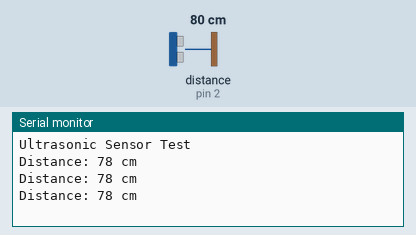
A sketch run on a simulated Arduino Uno, built with avr-gcc and run on an emulated ATmega328P. Shown: the last lines printed to the serial monitor. Wiring (inferred from the names in the program): ultrasonic range finder: trigger pin 3; echo pin 2. The inputs (shaded band) are chosen by the test bench; at power-on: distance to the obstacle (sensor on pin 2) 80 cm. The echo pulse lasts 58.3 µs per cm.

Above: at 1.3 s.
1.4 s: distance to the obstacle (sensor on pin 2) set to 2 cm
At 1.9 s:
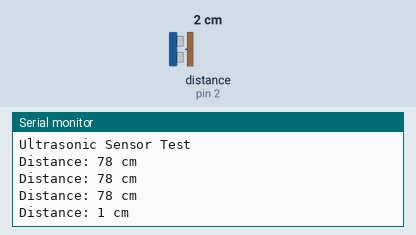
2.9 s: distance to the obstacle (sensor on pin 2) set to 4 cm
At 3.4 s:
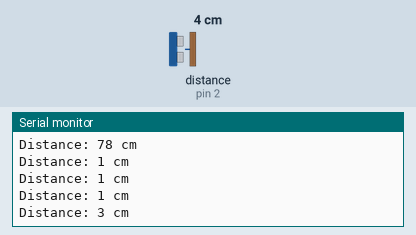
Timing chart, 0 to 5.9 s (numbered marks = the images above; inputs shaded):
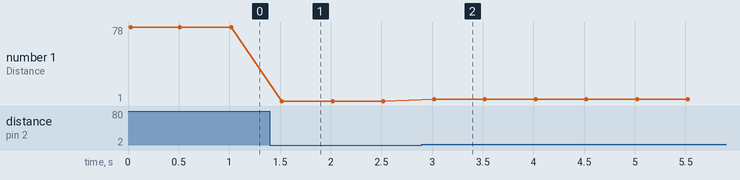

The sketch:

sketch_apr2a.ino
```cpp
#define TRIG 3
#define ECHO 2

int duration;
int distance;

void setup() {
  pinMode(TRIG, OUTPUT);
  pinMode(ECHO, INPUT);

  Serial.begin(9600);
  Serial.println("Ultrasonic Sensor Test");
}

void loop() {

  // Send trigger pulse
  digitalWrite(TRIG, LOW);
  delayMicroseconds(2);

  digitalWrite(TRIG, HIGH);
  delayMicroseconds(10);

  digitalWrite(TRIG, LOW);

  // Read echo pulse
  duration = pulseIn(ECHO, HIGH);

  // Convert to distance (cm)
  distance = duration * 0.034 / 2;

  // Print result
  Serial.print("Distance: ");
  Serial.print(distance);
  Serial.println(" cm");

  delay(500);
}
```

Measured:
- after the input at 1.4 s, the serial monitor: prints a new line after 0.12 s (image 1)
- after the input at 2.9 s, the serial monitor: prints a new line after 0.12 s (image 2)
- plotted number 1: 78 → 1 after the input at 1.4 s, 1 → 3 after the input at 2.9 s
